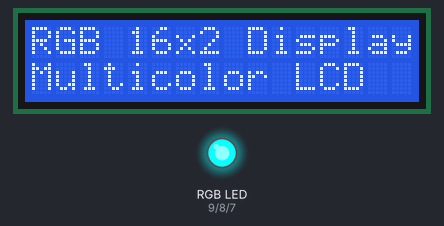
This sketch was run on a simulated Arduino Uno, built with avr-gcc and run on an emulated ATmega328P. On the bench: 16×2 character LCD, an RGB LED mixed from three pins (HIGH = lit). What the sketch prints to the serial monitor is not drawn.

Above: at 0.21 s.
At 2.01 s:
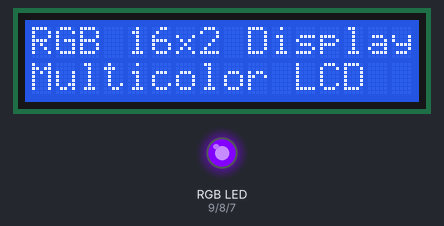
At 9.08 s:
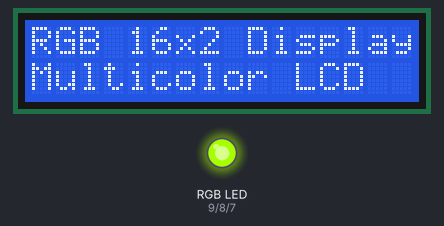
At 17.3 s:
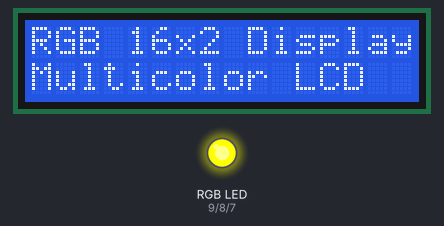
At 25.98 s:
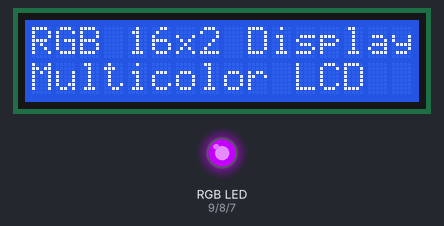
At 38.4 s:
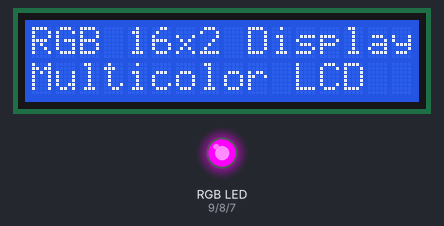
Timing chart, 0 to 39.9 s (numbered marks = the images above):
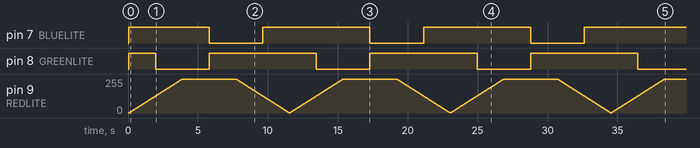

Measured:
- by itself, pin 7 (BLUELITE), pin 8 (GREENLITE): repeats every 11.5 s: LOW 3.8 s, HIGH 7.7 s

The sketch:

LCD_RGB_BACKGROUND.ino
```cpp
// include the library code:
#include <LiquidCrystal.h>
#define REDLITE 9
#define GREENLITE 8
#define BLUELITE 7

// initialize the library by associating any needed LCD interface pin
// with the arduino pin number it is connected to
const int rs = 12, en = 11, d4 = 5, d5 = 4, d6 = 3, d7 = 2;
LiquidCrystal lcd(rs, en, d4, d5, d6, d7);

int brightness = 255;

void setup() {
  Serial.begin(9600);
  // put your setup code here, to run once:
lcd.begin(16,2);
lcd.print("RGB 16x2 Display ");
lcd.setCursor(0,1);
lcd.print("Multicolor LCD");

pinMode(REDLITE, OUTPUT);
pinMode(GREENLITE, OUTPUT);
pinMode(BLUELITE, OUTPUT);
 /*   analogWrite(GREENLITE,255);
    analogWrite(REDLITE, 0);
    analogWrite(BLUELITE,255);
    delay(1000);
*/
}

int red,blue,green;
void loop() {

  // put your main code here, to run repeatedly:
  red = 255;
  green = 0;
  blue = 0;
  analogWrite(BLUELITE,255- blue);
  for(int i=0;i<255;i++){
    green += 1;
    red -= 1;
    analogWrite(GREENLITE,255 - green);
    analogWrite(REDLITE, 255 - red);

    //setBacklight(i,0,255-i);
    delay(15);
  }
  Serial.println("END FIRST FOR LOOP");

  red = 0;
  green = 255;
  blue = 0;
  analogWrite(REDLITE,255);
  for(int i=0;i<255;i++){
    blue += 1;
    green -= 1;
    analogWrite(GREENLITE,255 - green);
    analogWrite(BLUELITE, 255 - blue);
    delay(15);
  }

  Serial.println("END SECOND FOR LOOP");


  red = 0;
  green = 0;
  blue = 255;
  analogWrite(GREENLITE,255);
  for(int i=0;i<255;i++){
    red += 1;
    blue -= 1;
    analogWrite(REDLITE,255 - red);
    analogWrite(BLUELITE, 255 - blue);
    delay(15);
  }
    Serial.println("END THIRD FOR LOOP");

}
```
